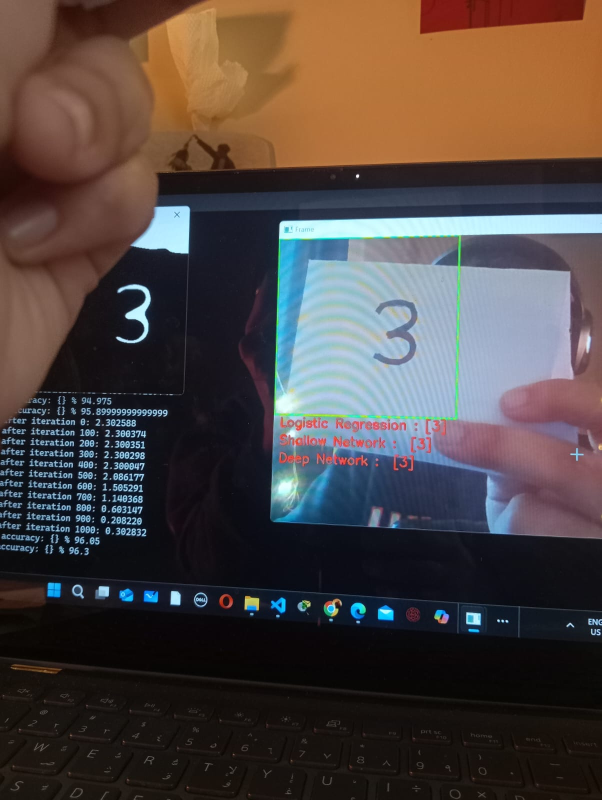
#> input picture 3.jpg, 1204 x 1600 px (shown at 1/2 size)
$ python -i Digit-Recognizer.py   (imports and definitions only)
#> lines starting #> are read from the running program, lines starting #| are printed output that depends on the picture; after the words box and inside, x2 and y2 are one past the last pixel; in counts of white or black regions, pixels touching at a corner belong together
#> further down, picture is the input picture: shape (1600, 1204, 3); mean B, G, R 65.5, 68.3, 78.5


import numpy as np
import input_data
import cv2
import Digit_Recognizer_DL
import Digit_Recognizer_LR
import Digit_Recognizer_NN


# [61 lines left out: function main, not called in this run]


def get_img_contour_thresh(img):
    x, y, w, h = 0, 0, 300, 300
    gray = cv2.cvtColor(img, cv2.COLOR_BGR2GRAY)
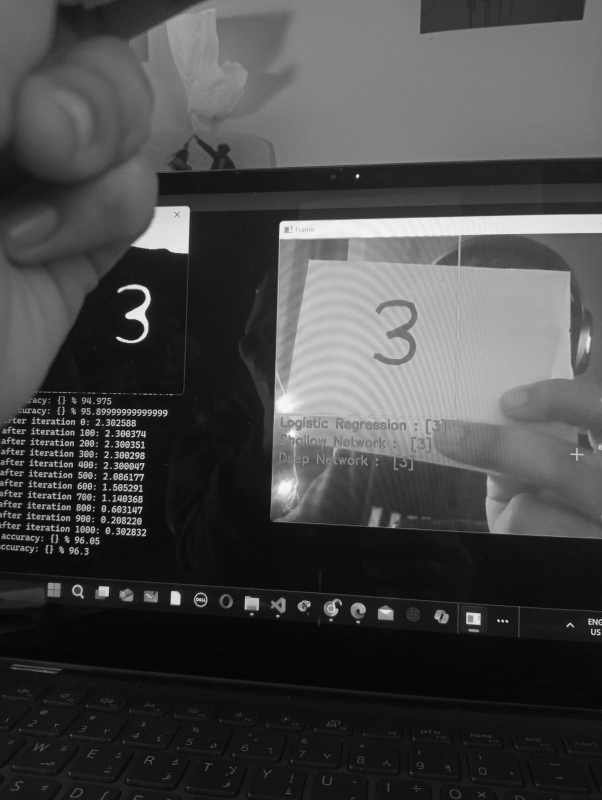
#> gray: shape (1600, 1204) (shown at 1/2 size); min 1, max 254, mean 71
    blur = cv2.GaussianBlur(gray, (35, 35), 0)
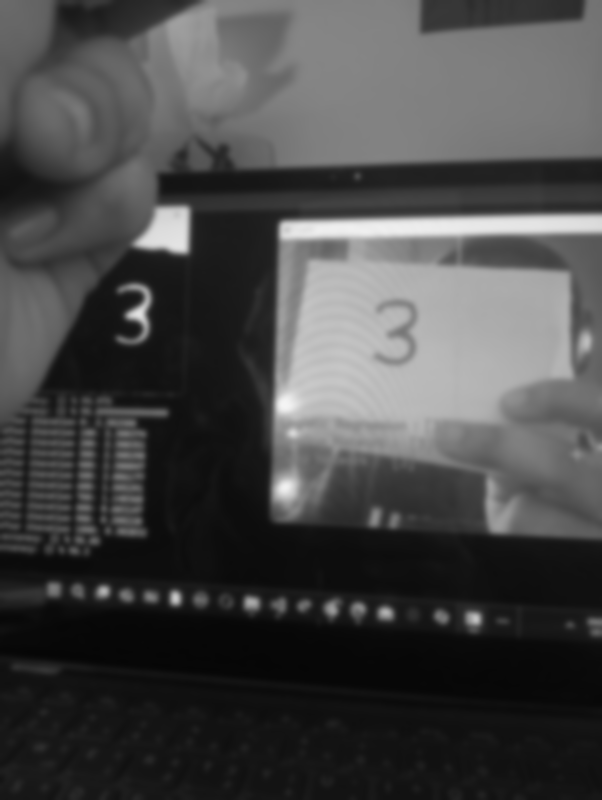
#> blur: shape (1600, 1204) (shown at 1/2 size); min 6, max 244, mean 71
    ret, thresh1 = cv2.threshold(blur, 70, 255, cv2.THRESH_BINARY_INV + cv2.THRESH_OTSU)
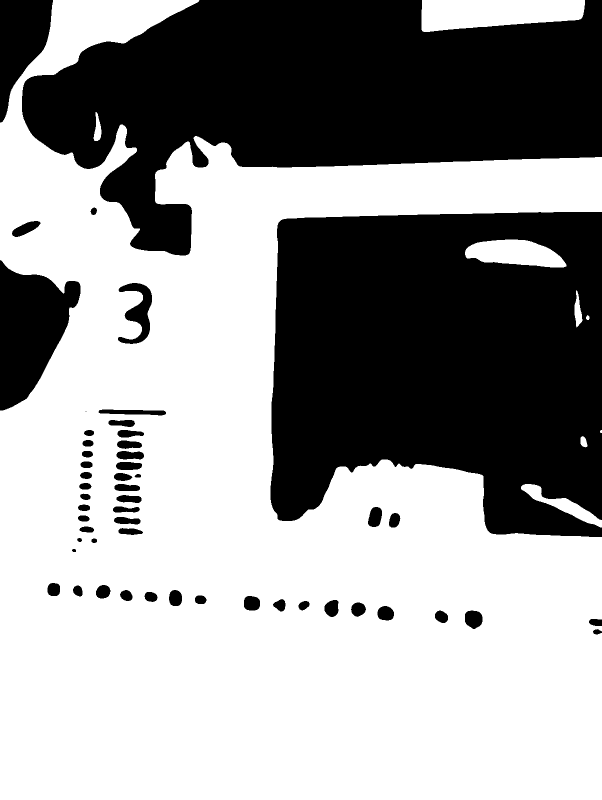
#> thresh1: shape (1600, 1204) (shown at 1/2 size); 60% white; 53 black regions (1 under 20 px), largest, box (x1, y1, x2, y2) and area: (541, 424, 1204, 1074) 360678, (44, 0, 1204, 511) 339653, (0, 520, 161, 821) 29511
#> ret = 81
    thresh1 = thresh1[y:y + h, x:x + w]
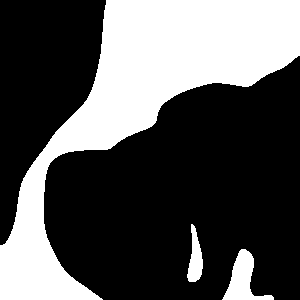
#> thresh1: shape (300, 300); 33.2% white; 3 white regions
    contours, hierarchy = cv2.findContours(thresh1, cv2.RETR_TREE, cv2.CHAIN_APPROX_SIMPLE)[-2:]
#> contours = 3 contours; box (x1, y1, x2, y2) and area: (0, 0, 300, 300) 27638, (222, 249, 274, 300) 1036, (187, 224, 203, 282) 487
    return img, contours, thresh1


# [1 line not run here, left out]

>>> import cv2
>>> picture = cv2.imread('../3.jpg')
>>> result = get_img_contour_thresh(picture)
